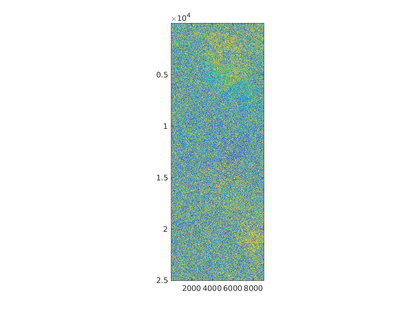
%> input picture phase.png, 420 x 315 px, shrunk from 1167 x 875 before the run
$ octave --eval "result = RFLeeFilter(rgb2gray(imread('../phase.png')));"   (GNU Octave 9; MATLAB toolbox functions it lacks are replaced by stand-ins)
%> lines starting %> are read from the running program, lines starting %| are printed output that depends on the picture; in (x1, y1, x2, y2) boxes, pixels count from 0 and x2, y2 are one past the last pixel; in counts of white or black regions, pixels touching at a corner belong together; the program's own positions count from 1
function img_filtered = RFLeeFilter(img, win_size, ENL)
%RFLeeFilter Refined Lee speckle filter (Refined Filtering Using Local Statistics)
%
%   精致Lee滤波器的优化实现。
%   该函数实现了 J.-S. Lee (1980) 描述的算法。
%   它利用局部统计量（均值和方差）和边缘检测来选择均匀的邻域进行滤波。
%
%   输入:
%       img      - 输入图像（强度/功率）。NaN值将被忽略（不参与统计计算）。
%       win_size - 窗口大小。必须为 7（由算法定义固定）。
%                  如果未提供，默认为 7。
%       ENL      - 等效视数 (Equivalent Number of Looks)。用于在局部估计不稳定时
%                  估计噪声方差。默认为 1。
%
%   输出:
%       img_filtered - 滤波后的图像。
%
%   Reference:
%       J.-S. Lee, “Refined Filtering of Image Noise Using Local Statistics”,
%       IEEE Trans. Pattern Anal. Mach. Intell., vol. PAMI-3, no. 2, 1981.

    if nargin < 2 || isempty(win_size)
        win_size = 7;
    end
    if win_size ~= 7
        error('RFLeeFilter:winSize', 'Refined Lee algorithm requires 7x7 window.');
    end
    if nargin < 3 || isempty(ENL)
        ENL = 1;
    end

    % 1. 预处理：处理 NaN 和填充
    % 记录 NaN 的位置，并在计算统计量时将其排除
    nan_mask = isnan(img);
%> nan_mask: size 315x420 logical; every value is 0
    img(nan_mask) = 0; % 将 NaN 替换为 0 以便进行卷积求和，但在计数时会排除
    valid_mask = ~nan_mask;
%> valid_mask: size 315x420 logical; every value is 1

    [h, w] = size(img);
%> h = 315; w = 420

    % 填充图像以处理边界。'symmetric' 填充可减少边缘伪影。
    pad_width = 3;
    img_pad = padarray(img, [pad_width, pad_width], 'symmetric');
    valid_mask_pad = padarray(valid_mask, [pad_width, pad_width], 'symmetric');
%> valid_mask_pad: size 321x426 logical; every value is 1

    % 2. 计算整个填充图像的 3x3 均值和方差图
    % 这些将用于构建 9 个子区域的统计数据。
    kernel3 = ones(3);

    % 计算每个 3x3 窗口内的有效像素数
    count3 = conv2(double(valid_mask_pad), kernel3, 'valid');
%> count3: size 319x424 double; every value is 9
    count3(count3 == 0) = 1; % 避免除以零

    % 'valid' 卷积使尺寸减小 2 (3x3 核)。
    % 结果对应于以 img_pad 的 (r+1, c+1) 为中心的 3x3 块均值。
    sum3 = conv2(img_pad, kernel3, 'valid');
    mu3 = sum3 ./ count3;

    sum3_sq = conv2(img_pad.^2, kernel3, 'valid');
%> sum3_sq: size 319x424 double; every value is 2295
    var3 = (sum3_sq - (sum3.^2)./count3) ./ (count3 - 1);
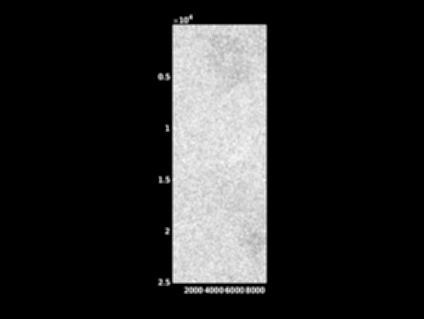
%> var3: size 319x424 double; min -72866.2, max -15054.8, mean -63782.3; drawn with min black and max white
    var3(count3 <= 1) = 0;
    var3(var3 < 0) = 0; % 确保方差非负
%> var3: size 319x424 double; every value is 0

    % 3. 提取每个像素的 9 个子区域统计量
    % 我们提取 mu3/var3 的 9 个移位版本，以与 7x7 窗口结构对齐。
    % 对于像素 (r,c)，7x7 窗口有 9 个子块。
    % 这些子块在填充图像坐标系中的中心允许我们正确地切片 mu3。

    M = cell(3,3);
    V = cell(3,3);

    for r_idx = 1:3
        for c_idx = 1:3
            % 根据 7x7 窗口内的 3x3 网格计算偏移量
            r_offset = 2*(r_idx-1);
            c_offset = 2*(c_idx-1);
            % 提取相应的切片
            M{r_idx, c_idx} = mu3(1+r_offset : h+r_offset, 1+c_offset : w+c_offset);
            V{r_idx, c_idx} = var3(1+r_offset : h+r_offset, 1+c_offset : w+c_offset);
        end
    end
%> after the loop, M = 9 items; V = 9 items

    % 4. 计算梯度和方向
    % 计算 4 个主要方向的梯度
    G1 = abs(M{2,1} - M{2,3}); % 水平
    G2 = abs(M{1,3} - M{3,1}); % 反对角线
    G3 = abs(M{1,2} - M{3,2}); % 垂直
    G4 = abs(M{1,1} - M{3,3}); % 主对角线

    % 堆叠梯度以找到最大值
    G_stack = cat(3, G1, G2, G3, G4);
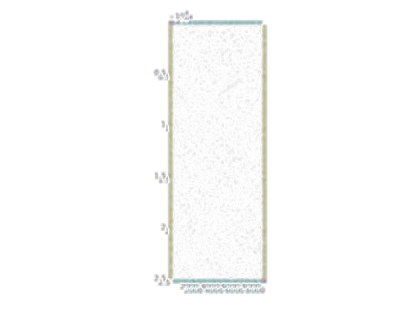
%> G_stack: size 315x420x4 double; mean R, G, B, A 3, 3.8, 2.1, 3.8; transparent parts drawn white
    [~, coarse_dir] = max(G_stack, [], 3); % 1..4

    % 将方向细化为 8 个方向 (0..7)
    D = zeros(h, w);

    % 细化条件
    C1 = abs(M{2,1} - M{2,2}) < abs(M{2,2} - M{2,3});
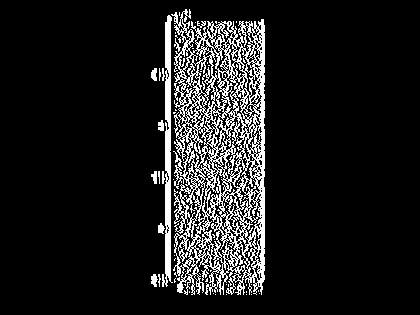
%> C1: size 315x420 logical; 11.1% white in thin lines or dots, all inside (x1, y1, x2, y2) = (151, 9, 265, 295)
    C2 = abs(M{1,3} - M{2,2}) < abs(M{2,2} - M{3,1});
%> C2: size 315x420 logical; 11.2% white in thin lines or dots, all inside (x1, y1, x2, y2) = (153, 7, 270, 295)
    C3 = abs(M{1,2} - M{2,2}) < abs(M{2,2} - M{3,2});
%> C3: size 315x420 logical; 10.5% white in thin lines or dots, all inside (x1, y1, x2, y2) = (153, 7, 268, 292)
    C4 = abs(M{1,1} - M{2,2}) < abs(M{2,2} - M{3,3});
%> C4: size 315x420 logical; 11.3% white in thin lines or dots, all inside (x1, y1, x2, y2) = (151, 7, 268, 295)

    % 应用细化逻辑
    D(coarse_dir==1 & ~C1) = 0; % 右
%> D: size 315x420 double; every value is 0
    D(coarse_dir==1 & C1)  = 4; % 左
%> D: size 315x420 double; values 0 (black) and 4 (white), 2.9% white in thin lines or dots, all inside (x1, y1, x2, y2) = (151, 14, 265, 292)
    D(coarse_dir==2 & C2)  = 1; % 右上
%> D: size 315x420 double; min 0, max 4, mean 0.145
    D(coarse_dir==2 & ~C2) = 5; % 左下
%> D: size 315x420 double; min 0, max 5, mean 0.304
    D(coarse_dir==3 & C3)  = 2; % 上
%> D: size 315x420 double; min 0, max 5, mean 0.352
    D(coarse_dir==3 & ~C3) = 6; % 下
%> D: size 315x420 double; min 0, max 6, mean 0.491
    D(coarse_dir==4 & C4)  = 3; % 左上
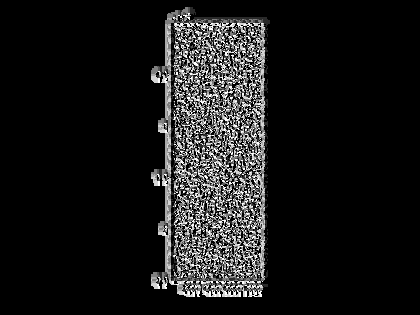
%> D: size 315x420 double; min 0, max 6, mean 0.586; drawn with min black and max white
    D(coarse_dir==4 & ~C4) = 7; % 右下
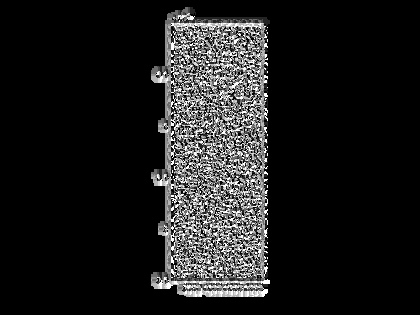
%> D: size 315x420 double; 3% of pixels changed, all inside (x1, y1, x2, y2) = (156, 14, 270, 297); drawn with min black and max white

    % 5. 计算选定窗口（28 像素）的局部统计量
    % 与 8 个特定掩模进行卷积，以获得每个潜在方向的均值和方差
    masks = getRefinedLeeMasks();

    means_stack = zeros(h, w, 8);
    vars_stack = zeros(h, w, 8);

    img_sq_pad = img_pad.^2;
%> img_sq_pad: size 321x426 uint8; every value is 255

    for k = 1:8
        mask = masks{k};

        % 计算当前掩模下的有效像素数
        count_k = conv2(double(valid_mask_pad), mask, 'valid');
        count_k(count_k == 0) = 1; % 避免除以零

        s = conv2(img_pad, mask, 'valid');
        ss = conv2(img_sq_pad, mask, 'valid');

        m = s ./ count_k;
        v = (ss - (s.^2)./count_k) ./ (count_k - 1);
        v(count_k <= 1) = 0;
        v(v < 0) = 0;

        means_stack(:,:,k) = m;
        vars_stack(:,:,k) = v;
    end
%> this loop made 8 passes
%> pass 1, in RFLeeFilter, `s = conv2(img_pad, mask, 'valid');`:
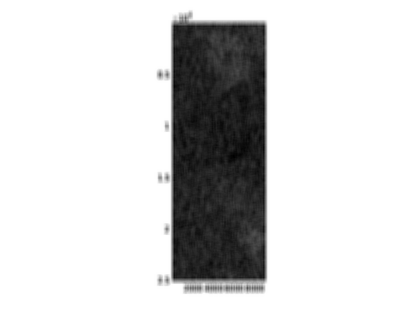
%> s: size 315x420 double; min 3592, max 7140, mean 6566.1; drawn with min black and max white

    % 选择与确定方向 D 对应的统计量
    % 将 D (0..7) 转换为线性索引 (1..8)
    indices = sub2ind([h, w, 8], repmat((1:h)', 1, w), repmat(1:w, h, 1), D + 1);
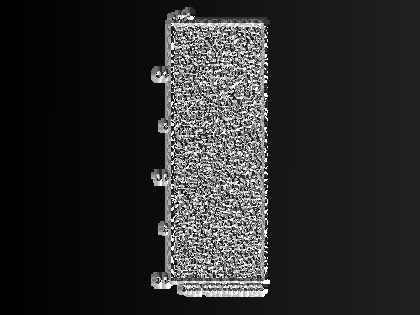
%> indices: size 315x420 double; min 1, max 1011119, mean 171367.5; drawn with min black and max white

    meanY = means_stack(indices);
    varY = vars_stack(indices);

    % 6. 估计局部噪声方差 (SigmaV)
    % 计算 9 个子区域的归一化方差
    sigmaV_prior = 1 / ENL;

    NV_stack = zeros(h, w, 9);
    for i = 1:9
        m_sub = M{i};
        v_sub = V{i};

        nv_sub = v_sub ./ (m_sub.^2);
        % 将无效计算（例如 mean=0）标记为 NaN
        nv_sub(m_sub <= 0) = NaN;

        NV_stack(:,:,i) = nv_sub;
    end

    % 排序并取最小的 5 个的平均值
    NV_sorted = sort(NV_stack, 3);
    NV_top5 = NV_sorted(:,:,1:5);
    sigmaV_est = mean(NV_top5, 3, 'omitnan');

    % 如果估计失败（全为 NaN），则使用先验值
    sigmaV_est(isnan(sigmaV_est)) = sigmaV_prior;

    % 7. 应用 Lee 滤波器公式
    % 权重 W = (varY - meanY^2 * sigmaV) / (varY * (1 + sigmaV))

    center = img;

    num = varY - (meanY.^2) .* sigmaV_est;
    den = varY .* (1 + sigmaV_est);

    % 避免除以零
    W = zeros(h, w);
    valid_den = den > 0;
    W(valid_den) = num(valid_den) ./ den(valid_den);

    % 将 W 裁剪到 [0, 1]（因为方差不能为负）
    W(W < 0) = 0;
    W(W > 1) = 1;

    img_filtered = meanY + W .* (center - meanY);

    % 恢复原始的 NaN 值
    img_filtered(nan_mask) = NaN;

end

function masks = getRefinedLeeMasks()
    % 定义 7x7 窗口的 8 个掩模
    masks = cell(1,8);
    base = zeros(7);
    [c, r] = meshgrid(1:7, 1:7);

    % d=0: 右 (列 4-7)
    m = base; m(:, 4:7) = 1; masks{1} = m;

    % d=1: 右上 (c >= r)
    m = base; m(c >= r) = 1; masks{2} = m;

    % d=2: 上 (行 1-4)
    m = base; m(1:4, :) = 1; masks{3} = m;

    % d=3: 左上 (r+c <= 8)
    m = base; m(r+c <= 8) = 1; masks{4} = m;

    % d=4: 左 (列 1-4)
    m = base; m(:, 1:4) = 1; masks{5} = m;

    % d=5: 左下 (c <= r)
    m = base; m(c <= r) = 1; masks{6} = m;

    % d=6: 下 (行 4-7)
    m = base; m(4:7, :) = 1; masks{7} = m;

    % d=7: 右下 (r+c >= 8)
    m = base; m(r+c >= 8) = 1; masks{8} = m;
end
